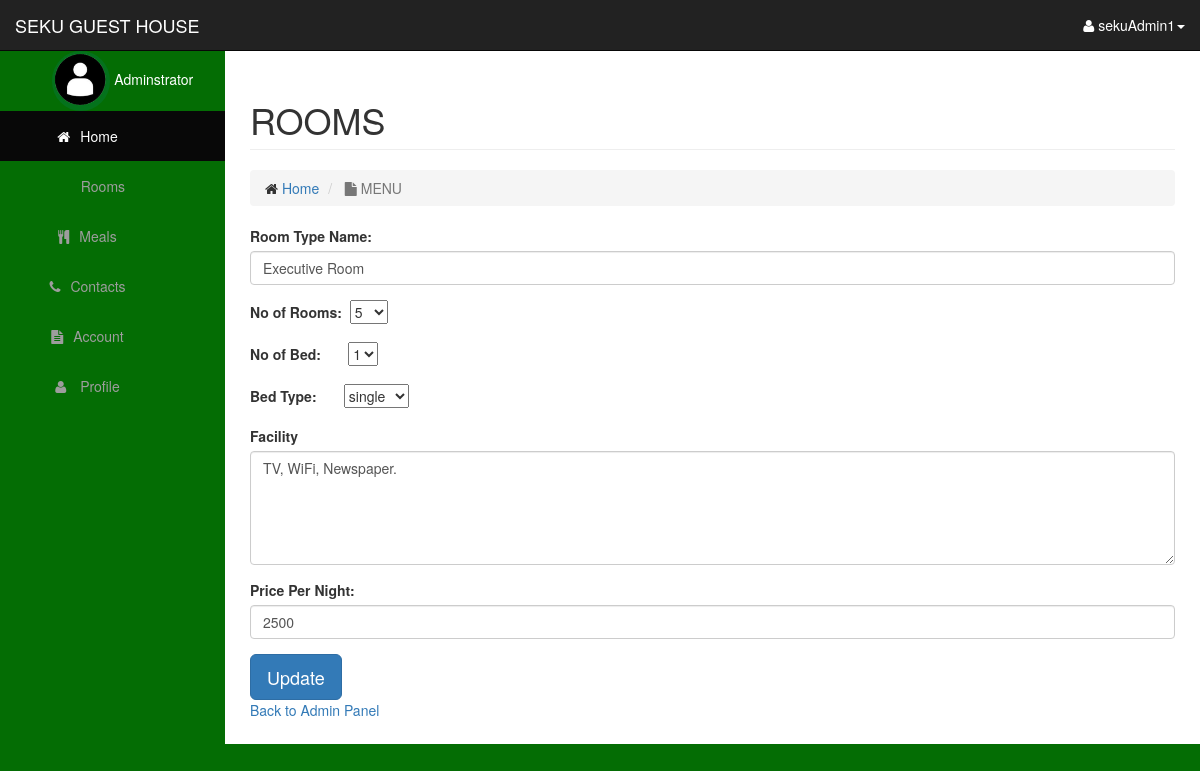
Screenshot of /admin/edit_room_cat.php?roomname=Executive Room (signed in) with the database file from the repository.
### tables this page shows
CREATE TABLE `room_category` (
  `roomname` text NOT NULL,
  `room_qnty` int(11) NOT NULL,
  `available` int(11) NOT NULL,
  `booked` int(11) NOT NULL,
  `no_bed` int(11) NOT NULL,
  `bedtype` text NOT NULL,
  `facility` text NOT NULL,
  `price` float NOT NULL
);

### admin/includes/class.user.php (called while the page is built, shortened)
<?php
        class user
        {
            public function __construct()
            {
                $this->db=new mysqli('localhost','root','','seku_guest_house');
            }
        }
?>

### admin/edit_room_cat.php (the view, shortened to what this page needs)
<?php
include_once 'includes/class.user.php';
$user=new User();
$room_cat=$_GET['roomname'];
$sql="SELECT * FROM room_category WHERE roomname='$room_cat'";
$query=mysqli_query($user->db, $sql);
$row = mysqli_fetch_array($query);
?>
<body>
  <?php include 'includes/navigation.php';?>
  <div id="page-wrapper">
            <div class="container-fluid">
              <div class="row">
                    <div class="col-lg-12">
                        <h1 class="page-header">
                        ROOMS
                            </h1>
                        <ol class="breadcrumb">
                            <li>
                                <i class="fa fa-Home"></i>  <a href="index.php">Home</a>
                            </li>
                            <li class="active">
                                <i class="fa fa-file"></i> MENU
                            </li>
                        </ol>
                    </div>
                </div>
            <form action="" method="post" name="room_category">
                <div class="form-group">
                    <label for="roomname">Room Type Name:</label>
                    <input type="text" class="form-control" name="roomname" value="<?php echo $row['roomname'] ?>" required>
                </div>
                 <div class="form-group">
                    <label for="qty">No of Rooms:</label>&nbsp;
                    <select name="room_qnty">
                    <option value="<?php echo $row['room_qnty'] ?>"><?php echo $row['room_qnty'] ?></option>
                    </select>
                </div>
                <div class="form-group">
                    <label for="bed">No of Bed:</label>&nbsp;&nbsp;&nbsp;&nbsp;&nbsp;&nbsp;
                    <select name="no_bed">
                     <option value="<?php echo $row['no_bed'] ?>"><?php echo $row['no_bed'] ?></option>
                    </select>
                </div>
                <div class="form-group">
                    <label for="bedtype">Bed Type:</label>&nbsp;&nbsp;&nbsp;&nbsp;&nbsp;&nbsp;
                   <select name="bedtype">
                     <option value="<?php echo $row['bedtype'] ?>"><?php echo $row['bedtype'] ?></option>
                    </select>
                </div>
                <div class="form-group">
                    <label for="Facility">Facility</label>
                    <textarea class="form-control" rows="5" name="facility"><?php echo $row['facility'] ?></textarea>
                </div>
               <div class="form-group">
                    <label for="price">Price Per Night:</label>
                    <input type="text" class="form-control" name="price" value="<?php echo $row['price'] ?>" required>
                </div>
                <button type="submit" class="btn btn-lg btn-primary button" name="submit">Update</button>
               <br>
                <div id="click_here">
                    <a href="index.php">Back to Admin Panel</a>
                </div>
            </form>
        </div>
    </div>
</body>
</html>

### admin/css/seku.css (style rules this page uses)
body { margin-top: 100px; background-color: #046D04; }
@media (min-width:768px) { body { margin-top: 50px; } }
#page-wrapper { width: 100%; padding: 0; background-color: #fff; }
@media (min-width:768px) { #page-wrapper { padding: 10px; } }

### rows the page displays
room_category: roomname "Executive Room", room_qnty "5", no_bed "1", bedtype "single", facility "TV, WiFi, Newspaper.", price "2500"

### other values shown
$_SESSION['usname'] "sekuAdmin1"
